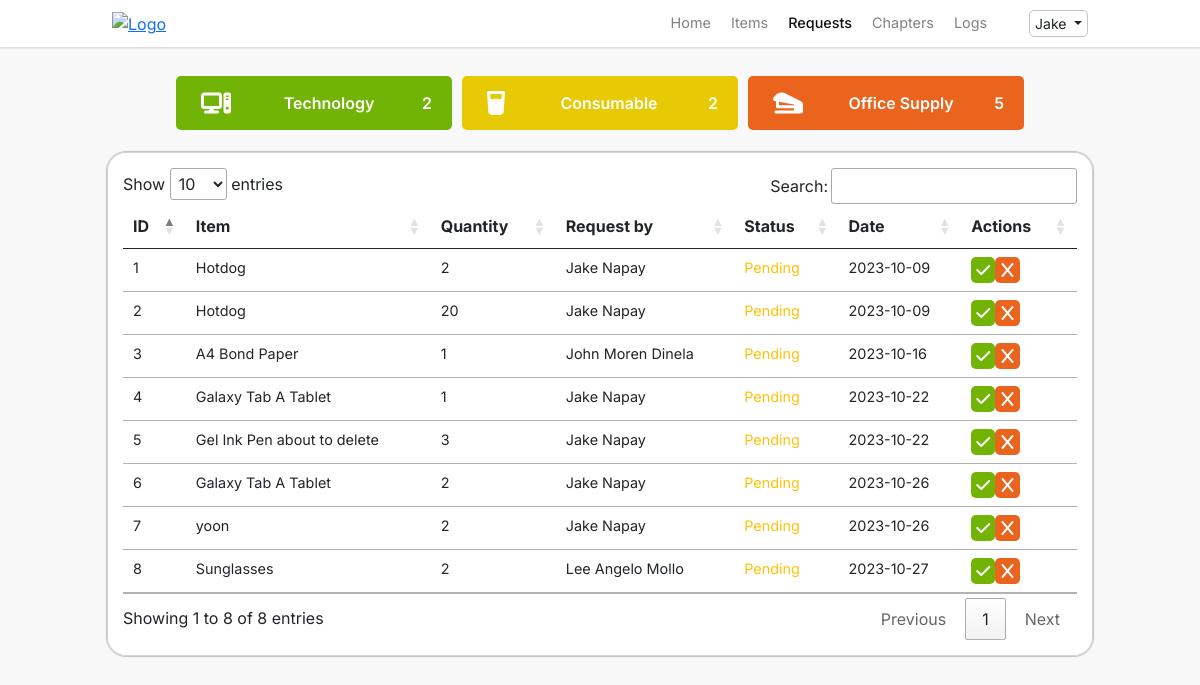
/requests.php (signed in), run on an earlier commit of the app's database.
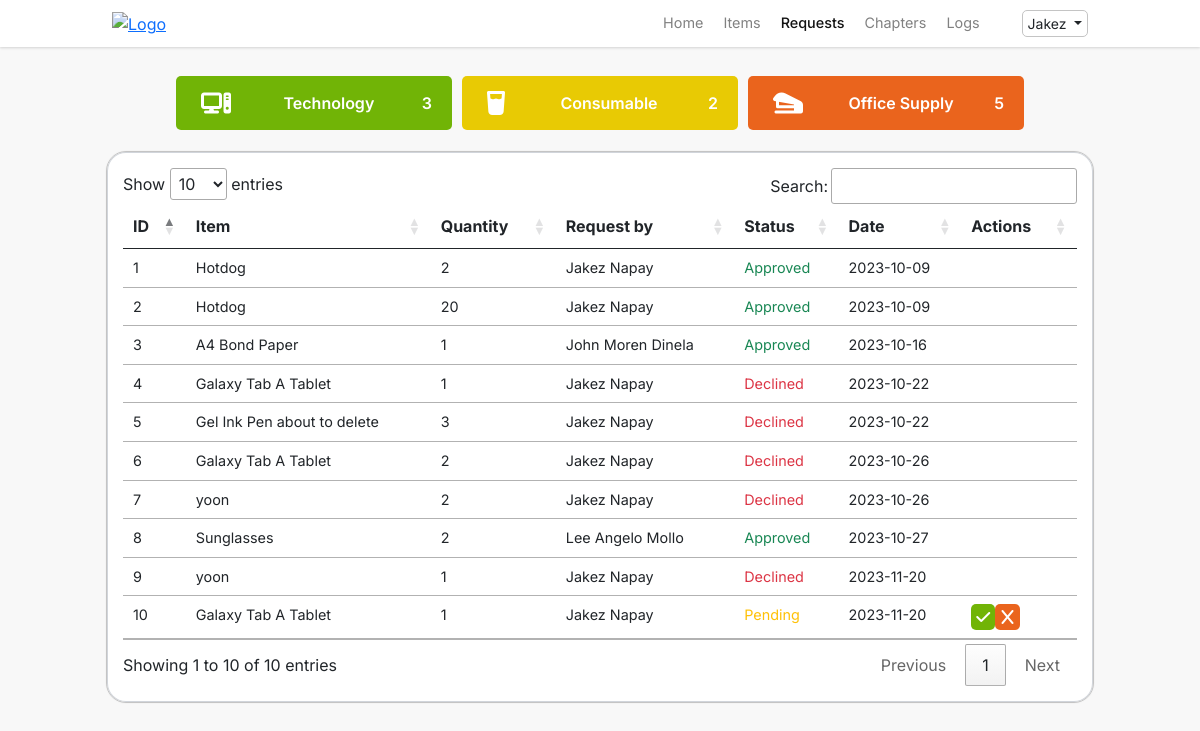
And on a later commit of the database.
### tables this page shows
CREATE TABLE `history` (
  `history_id` int(11) NOT NULL,
  `history_item_id` int(11) NOT NULL,
  `history_quantity` int(11) NOT NULL,
  `history_user_id` int(11) NOT NULL,
  `history_status` enum('approved','declined','pending','') NOT NULL,
  `history_date` date NOT NULL
);

CREATE TABLE `items` (
  `item_id` int(11) NOT NULL,
  `item_name` varchar(255) NOT NULL,
  `item_category` int(11) NOT NULL,
  `item_measure` int(11) NOT NULL,
  `item_quantity` int(11) NOT NULL,
  `item_chapter` int(11) NOT NULL,
  `item_status` enum('enabled','disabled','','') NOT NULL,
  `item_description` varchar(255) NOT NULL,
  `item_image` varchar(255) NOT NULL
);

### requests.php (the view, shortened to what this page needs)
<?php
include 'includes/config.inc.php';
?>
<!DOCTYPE html>
<html lang="en">
<head>
    <?php include_once 'includes/headers.inc.php'; ?>
    <link rel="stylesheet" href="assets/css/style.css?v=<?php echo time(); ?>">
    <link rel="stylesheet" href="assets/css/nav.css?v=<?php echo time(); ?>">
    <link rel="stylesheet" href="assets/css/items.css?v=<?php echo time(); ?>">
    <link rel="stylesheet" href="assets/css/requests.css?v=<?php echo time(); ?>">
    <link rel="stylesheet" href="https://cdn.datatables.net/1.13.6/css/jquery.dataTables.css" />
</head>
<body>
    <?php include 'nav.php';?>
    <div id="wrapper">
        <div class="section px-5 pt-4">
            <div class="row justify-content-center align-items-center">
                <div class="box col-sm-12 col-md-3 col-lg-3">
                    <i class="fa-solid fa-computer icon"></i>
                    <p class="m-0">Technology</p>
                    <?php
                        $query = "SELECT COUNT(item_category) FROM items WHERE item_category = 1";
                        $stmt = $pdo->query($query);
                        $count = $stmt->fetchColumn();
                        if ($count !== false) {
                            echo '<p class="m-0">'.$count.'</p>';
                        } else {
                            echo "Error fetching count";
                        }
                    ?>
                </div>
                <div class="box col-sm-12 col-md-3 col-lg-3">
                    <i class="fa-solid fa-glass-water icon"></i>
                    <p class="m-0">Consumable</p>
                    <?php
                        $query = "SELECT COUNT(item_category) FROM items WHERE item_category = 2";
                        $stmt = $pdo->query($query);
                        $count = $stmt->fetchColumn();
                        if ($count !== false) {
                            echo '<p class="m-0">'.$count.'</p>';
                        } else {
                            echo "Error fetching count";
                        }
                    ?>
                </div>
                <div class="box col-sm-12 col-md-3 col-lg-3">
                    <i class="fa-solid fa-stapler icon"></i>
                    <p class="m-0 px-2">Office Supply</p>
                    <?php
                        $query = "SELECT COUNT(item_category) FROM items WHERE item_category = 3";
                        $stmt = $pdo->query($query);
                        $count = $stmt->fetchColumn();
                        if ($count !== false) {
                            echo '<p class="m-0">'.$count.'</p>';
                        } else {
                            echo "Error fetching count";
                        }
                    ?>
                </div>
            </div>
            <div class="row justify-content-center align-items-center">
                <div class="col-12 col-sm-12 col-md-12 col-lg-11">
                    <div class="table-responsive">
                        <table class="table table-hover table-sm">
                            <thead>
                                <tr>
                                    <th>ID</th>
                                    <th>Item</th>
                                    <th>Quantity</th>
                                    <th>Request by</th>
                                    <th>Status</th>
                                    <th>Date</th>
                                    <th>Actions</th>
                                </tr>
                            </thead>
                            <tbody>
                                <?php
                                    if (isset($_SESSION['CT'])) {
                                        try{
                                            if($_SESSION['CT'] == 1) {
                                                $query = "SELECT h.history_id AS ID,
                                                i.item_name AS Item,
                                                h.history_quantity AS Quantity,
                                                CONCAT(u.user_firstname, ' ', u.user_lastname) AS 'Request by',
                                                h.history_status AS Status,
                                                h.history_date AS Date
                                                FROM history AS h
                                                INNER JOIN items AS i ON h.history_item_id = i.item_id
                                                INNER JOIN users AS u ON h.history_user_id = u.user_id;";
                                            }
                                            $stmt = $pdo->query($query);
                                            $stmt->execute();
                                            $result = $stmt->fetchAll(PDO::FETCH_ASSOC);
                                            foreach ($result as $row) {
                                            ?>
                                                <tr>
                                                    <td><?php echo $row['ID']; ?></td>
                                                    <td><?php echo $row['Item']; ?></td>
                                                    <td><?php echo $row['Quantity']; ?></td>
                                                    <td class="text-capitalize"><?php echo $row['Request by']; ?></td>
                                                    <?php
                                                        if ($row['Status'] == 'approved') {
                                                            echo '<td class="text-success text-capitalize small">' . $row['Status'] . '</td>';
                                                        } else if ($row['Status'] == 'pending') {
                                                            echo '<td class="text-warning text-capitalize small">' . $row['Status'] . '</td>';
                                                        } else if ($row['Status'] == 'declined') {
                                                            echo '<td class="text-danger text-capitalize small">' . $row['Status'] . '</td>';
                                                        }
                                                    ?>
                                                    <td><?php echo $row['Date']; ?></td>
                                                    <td>
                                                        <?php
                                                        if ($row['Status'] == 'pending') {
                                                            echo '<a href="http://" class="approve-btn" target="" rel="noopener noreferrer" data-toggle="tooltip" data-bs-toggle="modal" data-bs-target="#approveModal" data-item-id="' . $row['ID'] . '" title="Approve"><i class="fa-solid fa-check"></i></a>';
                                                            echo '<a href="http://" class="decline-btn" target="" rel="noopener noreferrer" data-toggle="tooltip" data-bs-toggle="modal" data-bs-target="#declineModal" data-item-id="' . $row['ID'] . '" title="Decline"><i class="fa-solid fa-x"></i></a>';
                                                        } else {
                                                        }
                                                        ?>
                                                    </td>
                                                </tr>
                                            <?php
                                            }
                                        } catch (PDOException $e) {
                                            echo "Error: " . $e->getMessage();
                                        }
                                    }
                                ?>
                            </tbody>
                        </table>
                    </div>
                </div>
            </div>
        </div>
    </div>
</body>
</html>

### includes/headers.inc.php (shortened to what this page needs)
<?php
echo '
<link rel="stylesheet" href="https://cdnjs.cloudflare.com/ajax/libs/font-awesome/6.2.1/css/all.min.css" />
<link href="https://unpkg.com/boxicons@2.1.1/css/boxicons.min.css" rel="stylesheet">
<link href="https://cdn.jsdelivr.net/npm/bootstrap@5.0.2/dist/css/bootstrap.min.css" rel="stylesheet">
<script src="assets/javascript/main.js"></script>
<script src="https://cdn.jsdelivr.net/npm/bootstrap@5.0.2/dist/js/bootstrap.bundle.min.js"></script>
<link href="https://uploads-ssl.webflow.com/6492dd5d65d1855cb14a6692/649425d6d5c2567ce414d063_favicon.svg" rel="shortcut icon" type="image/x-icon">
<link rel="stylesheet" href="https://cdn.datatables.net/1.13.6/css/jquery.dataTables.css"/>
<script src="https://cdn.datatables.net/1.13.6/js/jquery.dataTables.js"></script>
<script src="https://ajax.googleapis.com/ajax/libs/jquery/3.7.0/jquery.min.js"></script>
';

### nav.php (shortened to what this page needs)
<div class="section mainnav">
    <div class="row d-flex justify-content-center align-items-center">
        <div class="col-10">
            <nav>
                <div class="logo">
                    <a href="home.php"><img src="https://uploads-ssl.webflow.com/6492dd5d65d1855cb14a6692/6494571343918c14057fe090_DEVCON%20Kids%20Logo%20Horizontal.png" alt="Logo" loading="lazy"></a>
                </div>
                <div class="links d-flex">
                    <ul>
                        <li><a href="home.php" class="<?php echo (($_SESSION['active_tab'] === 'home.php')) ? 'active' : ''; ?>">Home</a></li>
                        <li><a href="items.php" class="<?php echo (($_SESSION['active_tab'] === 'items.php')) ? 'active' : ''; ?>">Items</a></li>
                        <li><a href="requests.php" class="<?php echo (($_SESSION['active_tab'] === 'requests.php')) ? 'active' : ''; ?>">Requests</a></li>
                        <?php
                            if (($_SESSION['CT'] === 1) && ($_SESSION['CH'] === 1)) {
                                $activeClass = ($_SESSION['active_tab'] === 'chapters.php') ? 'active' : '';
                                echo '<li><a href="chapters.php" class="' . $activeClass . '">Chapters</a></li>';
                            }
                        ?>
                        <li><a href="logs.php" class="<?php echo (($_SESSION['active_tab'] === 'logs.php')) ? 'active' : ''; ?>">Logs</a></li>
                    </ul>
                    <ul>
                        <div class="btn-group">
                            <button type="button" id="btn-more-action" class="btn btn-sm dropdown-toggle" data-toggle="dropdown" aria-haspopup="true" aria-expanded="false">
                                <?php
                                    echo $_SESSION['FN'];
                                ?>
                            </button>
                        </div>
                    </ul>
                </div>
            </nav>
        </div>
    </div>
</div>

### assets/css/style.css (style rules this page uses)
:root { --mainFont: 'Inter', sans-serif; --white: #fff; --gray: #f8f8f8; --darkGray: #818181; --black: #121212; --green: #71b406; --purple: #7808ff; --orange: #ea641d; --yellow: #e8ca04; --border: 1px solid #c4c4c4; --boxShadow: rgba(0, 0, 0, 0.1) 0px 1px 3px 0px, rgba(0, 0, 0, 0.06) 0px 1px 2px 0px; --boxShadowTable: rgba(0, 0, 0, 0.014) 0px 0px 0px 1px, rgb(209, 213, 219) 0px 0px 0px 1px inset; }
*, body, html { padding: 0; margin: 0; box-sizing: border-box; scroll-behavior: smooth; }
body { font-family: var(--mainFont); height: 100%; margin: 0; }
#wrapper { min-height: 100vh; background-color: var(--gray); height: 100%; margin: 0; }

### assets/css/nav.css (style rules this page uses)
.mainnav { box-shadow: var(--boxShadow); top: 0; position: sticky; background-color: var(--white); z-index: 99; }
.row { margin: 0; }
nav { margin: 10px 0; display: flex; justify-content: space-between; align-items: center; }
.logo img { width: 150px; }
.links ul { margin: 0; display: flex; }
.links ul li { text-decoration: none; list-style-type: none; margin: 0 10px; }
.links ul li a { text-decoration: none; color: var(--darkGray); font-size: 0.9rem; transition: all 0.3s ease; }
.links ul li a.active { color: var(--black); font-weight: 500; }
#btn-more-action { border: var(--border); border-radius: 5px; padding: 2px 5px; text-transform: capitalize; }
.fa-solid { padding: 5px; border-radius: 5px; color: var(--white); }

### assets/css/items.css (style rules this page uses)
.box { background-color: #d3d3d3; margin: 5px; padding: 10px 20px; border-radius: 5px; display: flex; justify-content: space-between; align-items: center; }
.box i { color: var(--white); }
.box p { font-weight: 600; color: var(--white); }
.icon::before { font-size: 1.5rem; }
.box:first-of-type { background-color: var(--green); }
.box:nth-child(2) { background-color: var(--yellow); }
.box:nth-child(3) { background-color: var(--orange); }
.table-responsive { background-color: var(--white); padding: 1rem 1rem; border: var(--border); border-radius: 20px; box-shadow: var(--boxShadowTable); }
.table { margin-bottom: 0; }
.table .fa-solid { padding: 5px; border-radius: 5px; color: var(--white); }
.table .fa-ban, .table .fa-check { background-color: var(--orange); }
.table td { font-size: 0.9rem; }
.table i { font-size: 1rem; }

### assets/css/requests.css (style rules this page uses)
.table .fa-check { background-color: var(--green); }
.table .fa-x, .table .fa-xmark { background-color: var(--orange); padding-left: 0.4rem; padding-right: 0.4rem; }

What changed in the data, as far as the page shows it:
changed history id 1: Request "Jake Napay" → "Jakez Napay"; history_status "Pending" → "Approved"
changed history id 2: Request "Jake Napay" → "Jakez Napay"; history_status "Pending" → "Approved"
changed history "A4 Bond Paper": history_status "Pending" → "Approved"
changed history id 4: Request "Jake Napay" → "Jakez Napay"; history_status "Pending" → "Declined"
changed history "Gel Ink Pen about to delete": Request "Jake Napay" → "Jakez Napay"; history_status "Pending" → "Declined"
changed history id 6: Request "Jake Napay" → "Jakez Napay"; history_status "Pending" → "Declined"
changed history id 7: Request "Jake Napay" → "Jakez Napay"; history_status "Pending" → "Declined"
changed history "Sunglasses": history_status "Pending" → "Approved"
added history: history_id "9", history_item.item_name "yoon", history_quantity "1", Request "Jakez Napay", history_status "Declined", history_date "2023-11-20"
added history: history_id "10", history_item.item_name "Galaxy Tab A Tablet", history_quantity "1", Request "Jakez Napay", history_status "Pending", history_date "2023-11-20"
Also different on the page:
$_SESSION['FN']: "Jake" → "Jakez"
$count: "2" → "3"
text written by a page script: "Show entries Search: Showing 1 to 8 of 8 entries Previous 1 Next" → "Show entries Search: Showing 1 to 10 of 10 entries Previous 1 Next"
